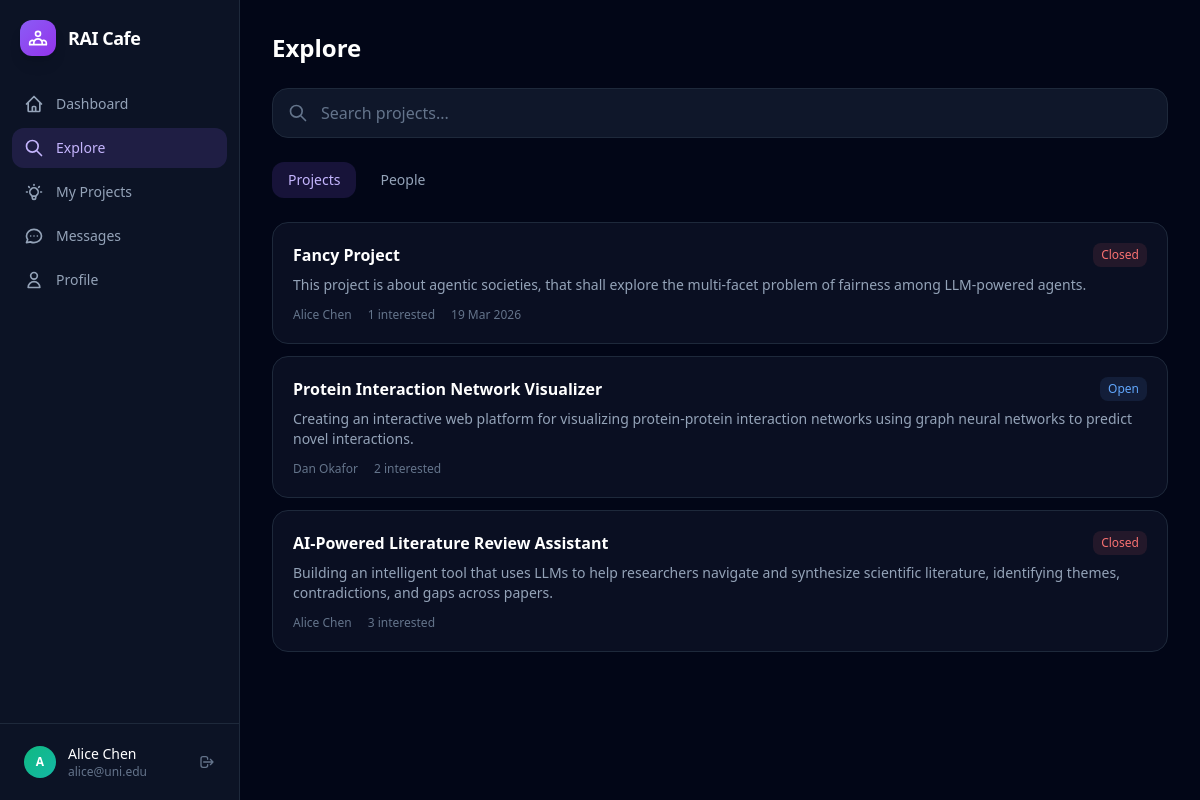
The app's page /explore/projects (signed in) with its own data.
### models.py (models this page shows, shortened)
class User(UserMixin, db.Model):
    id = db.Column(db.Integer, primary_key=True)
    email = db.Column(db.String(120), unique=True, nullable=False)
    password_hash = db.Column(db.String(256), nullable=False)
    name = db.Column(db.String(100), nullable=False)
    bio = db.Column(db.Text, default="")
    website = db.Column(db.String(300), default="")
    linkedin = db.Column(db.String(300), default="")
    scholar = db.Column(db.String(300), default="")
    expertise_keywords = db.Column(db.String(500), default="")
    research_interests = db.Column(db.String(500), default="")
    role = db.Column(db.String(20), default="user")
    status = db.Column(db.String(20), default="pending")
    created_at = db.Column(db.DateTime, default=lambda: datetime.now(timezone.utc))
    projects = db.relationship("Project", backref="owner", lazy=True)
    bids = db.relationship("Bid", backref="bidder", lazy=True)
    @property
    def initials(self):
        return self.name[0].upper() if self.name else "?"
    @property
    def avatar_color(self):
        colors = [
            "from-violet-500 to-purple-600",
            "from-blue-500 to-cyan-500",
            "from-emerald-500 to-teal-500",
            "from-amber-500 to-orange-500",
            "from-rose-500 to-pink-500",
            "from-indigo-500 to-blue-500",
        ]
        return colors[sum(ord(c) for c in str(self.id)) % len(colors)]

class Project(db.Model):
    id = db.Column(db.Integer, primary_key=True)
    owner_id = db.Column(db.Integer, db.ForeignKey("user.id"), nullable=False)
    title = db.Column(db.String(200), nullable=False)
    description = db.Column(db.Text, nullable=False)
    mode = db.Column(db.String(20), default="public")
    deadline = db.Column(db.Date, nullable=True)
    status = db.Column(db.String(20), default="open")
    expertise_keywords = db.Column(db.String(500), default="")
    impact_areas = db.Column(db.String(500), default="")
    created_at = db.Column(db.DateTime, default=lambda: datetime.now(timezone.utc))
    bids = db.relationship("Bid", backref="project", lazy=True, cascade="all, delete-orphan")
    discussion_posts = db.relationship("DiscussionPost", backref="project", lazy=True, cascade="all, delete-orphan", order_by="DiscussionPost.created_at")
    @property
    def is_past_deadline(self):
        if self.deadline:
            return self.deadline < datetime.now(timezone.utc).date()
        return False
    @property
    def is_closed(self):
        return self.status == "closed" or self.is_past_deadline

### app.py (the view)
@app.route("/explore/projects")
@login_required
def explore_projects():
    q = request.args.get("q", "").strip()
    query = Project.query.filter_by(mode="public").order_by(Project.created_at.desc())
    if q:
        query = query.filter(Project.title.ilike(f"%{q}%") | Project.description.ilike(f"%{q}%"))
    return render_template("explore_projects.html", projects=query.all(), q=q)

### app.py (called while the page is built)
@login_manager.user_loader
def load_user(user_id):
    return db.session.get(User, int(user_id))

@app.context_processor
def inject_globals():
    unread = 0
    pending_count = 0
    if current_user.is_authenticated:
        unread = Message.query.filter_by(to_id=current_user.id, read=False).count()
        if current_user.role == "admin":
            pending_count = User.query.filter_by(status="pending").count()
    return dict(unread_count=unread, pending_user_count=pending_count)

### templates/explore_projects.html (shortened to what this page needs)
{% extends "base.html" %}
{% block content %}
<div class="max-w-5xl mx-auto p-8">
  <h1 class="text-2xl font-bold mb-6">Explore</h1>
  <form class="relative mb-6"><svg class="absolute left-4 top-1/2 -translate-y-1/2 w-5 h-5 text-slate-500" fill="none" stroke="currentColor" stroke-width="2" viewBox="0 0 24 24"><path stroke-linecap="round" stroke-linejoin="round" d="M21 21l-6-6m2-5a7 7 0 11-14 0 7 7 0 0114 0z"/></svg>
    <input name="q" value="{{ q }}" placeholder="Search projects..." class="w-full bg-slate-900 border border-slate-800 rounded-2xl pl-12 pr-4 py-3 text-white placeholder-slate-500 focus:outline-none focus:ring-2 focus:ring-violet-500/50 transition"></form>
  <div class="flex gap-2 mb-6">
    <a href="{{ url_for('explore_projects') }}" class="px-4 py-2 rounded-xl text-sm font-medium bg-violet-500/15 text-violet-300">Projects</a>
    <a href="{{ url_for('explore_people') }}" class="px-4 py-2 rounded-xl text-sm font-medium text-slate-400 hover:bg-slate-800">People</a>
  </div>
  {% for p in projects %}
  <a href="{{ url_for('project_detail', project_id=p.id) }}" class="block bg-slate-900/60 hover:bg-slate-800/80 border border-slate-800 rounded-2xl p-5 transition group mb-3">
    <div class="flex items-start justify-between mb-2">
      <h3 class="text-white font-semibold group-hover:text-violet-300 transition">{{ p.title }}</h3>
      {% if p.is_closed %}<span class="text-xs font-medium text-red-400 bg-red-400/10 px-2 py-1 rounded-lg">Closed</span>
      {% else %}<span class="text-xs font-medium text-blue-400 bg-blue-400/10 px-2 py-1 rounded-lg">Open</span>{% endif %}
    </div>
    <p class="text-slate-400 text-sm line-clamp-2 mb-3">{{ p.description }}</p>
    <div class="flex items-center gap-4 text-xs text-slate-500"><span>{{ p.owner.name }}</span><span>{{ p.bids|length }} interested</span>{% if p.deadline %}<span>{{ p.deadline.strftime('%d %b %Y') }}</span>{% endif %}</div>
  </a>
  {% else %}<p class="text-slate-500">No projects found.</p>{% endfor %}
</div>
{% endblock %}

### templates/base.html (shortened to what this page needs)
<!DOCTYPE html>
<html lang="en" class="h-full">
<head>
  <script src="https://cdn.tailwindcss.com"></script>
</head>
<body class="h-full bg-slate-950 text-white">
{% if current_user.is_authenticated %}
<div class="flex h-full min-h-screen">
  <aside class="w-60 bg-slate-900/80 border-r border-slate-800 flex flex-col shrink-0 fixed h-full z-10">
    <a href="{{ url_for('dashboard') }}" class="p-5 flex items-center gap-3">
      <div class="w-9 h-9 rounded-xl bg-gradient-to-br from-violet-500 to-purple-600 flex items-center justify-center shadow-lg">
      </div>
      <span class="text-lg font-bold tracking-tight">RAI Cafe</span>
    </a>
    <nav class="flex-1 px-3 space-y-1 mt-2">
      {% for ep, label, d in nav %}
      <a href="{{ url_for(ep) }}" class="flex items-center gap-3 px-3 py-2.5 rounded-xl text-sm font-medium transition {% if request.endpoint == ep %}bg-violet-500/15 text-violet-300{% else %}text-slate-400 hover:bg-slate-800 hover:text-slate-200{% endif %}">
        <svg class="w-5 h-5 shrink-0" fill="none" stroke="currentColor" stroke-width="2" viewBox="0 0 24 24"><path stroke-linecap="round" stroke-linejoin="round" d="{{ d }}"/></svg>
        {{ label }}
      </a>
      {% endfor %}
    </nav>
    <div class="p-3 border-t border-slate-800">
      <div class="flex items-center gap-3 px-3 py-2">
        <div class="w-8 h-8 rounded-full bg-gradient-to-br {{ current_user.avatar_color }} flex items-center justify-center text-white text-xs font-bold">{{ current_user.initials }}</div>
        <div class="flex-1 min-w-0"><p class="text-sm font-medium truncate">{{ current_user.name }}</p><p class="text-xs text-slate-500 truncate">{{ current_user.email }}</p></div>
        <a href="{{ url_for('logout') }}" class="text-slate-500 hover:text-red-400 transition" title="Sign out">
          <svg class="w-4 h-4" fill="none" stroke="currentColor" stroke-width="2" viewBox="0 0 24 24"><path stroke-linecap="round" stroke-linejoin="round" d="M17 16l4-4m0 0l-4-4m4 4H7m6 4v1a3 3 0 01-3 3H6a3 3 0 01-3-3V7a3 3 0 013-3h4a3 3 0 013 3v1"/></svg>
        </a>
      </div>
    </div>
  </aside>
  <main class="flex-1 ml-60 overflow-y-auto min-h-screen">
    {% block content %}{% endblock %}
  </main>
</div>
{% else %}
{% block public_content %}{% endblock %}
{% endif %}
</body>
</html>

### templates/base.html (style rules this page uses)
.line-clamp-2 { display:-webkit-box; -webkit-line-clamp:2; -webkit-box-orient:vertical; overflow:hidden; }

### records on screen
User: initials "A", name "Alice Chen", email "alice@uni.edu"
Project: title "Fancy Project", status "Closed", description "This project is about agentic societies, that shall explore the multi-facet problem of fairness among LLM-powered agents.", owner.name "Alice Chen", bids|length "1", deadline "19 Mar 2026"
Project: title "Protein Interaction Network Visualizer", status "Open", description "Creating an interactive web platform for visualizing protein-protein interaction networks using graph neural networks to predict novel interactions.", owner.name "Dan Okafor", bids|length "2"
Project: title "AI-Powered Literature Review Assistant", status "Closed", description "Building an intelligent tool that uses LLMs to help researchers navigate and synthesize scientific literature, identifying themes, contradictions, and gaps across papers.", owner.name "Alice Chen", bids|length "3"

### other values on screen
{{ label }} "Dashboard" "Explore" "My Projects" "Messages" "Profile"
